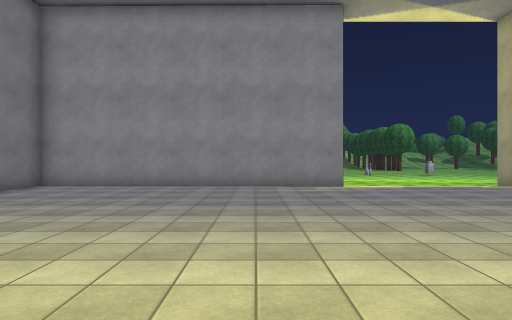
View 1 (above)

24 first-person views from a walk through a Unity game level. The camera is 1.5 m above the floor, looks level and sees 75° across. The floor is counted in squares, 2 m on a side. Each view is taken from the middle of a square. On the plan, view 1 faces up. The plan holds only what a view shows up to about 11 squares ahead; the rest is blank. The place goes on beyond the plan. Some trees and plants on the terrain are drawn as simple stand-ins. The player is left out. Some animated figures are left out. Surface patterns are stand-ins for the level's own textures.

View 2
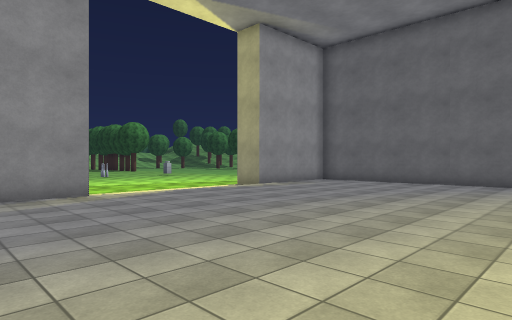

View 3
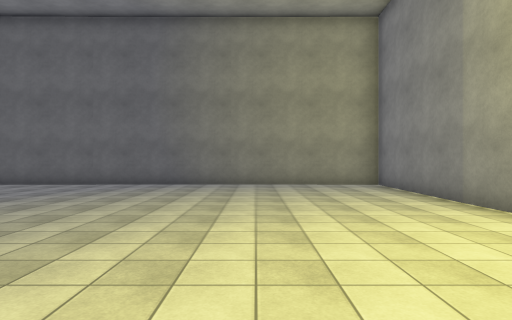

View 4
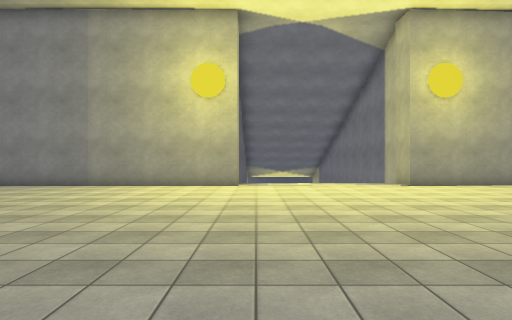

View 5
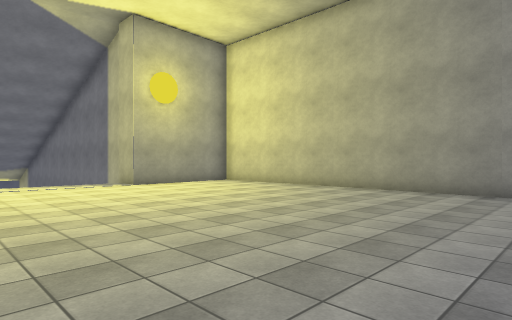

View 6
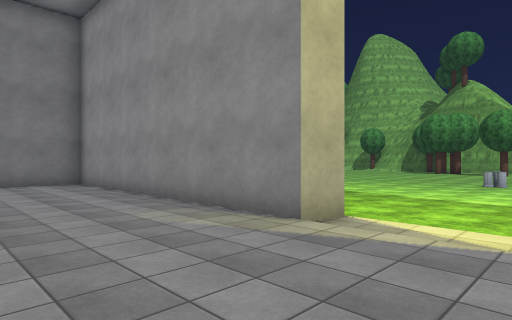

View 7
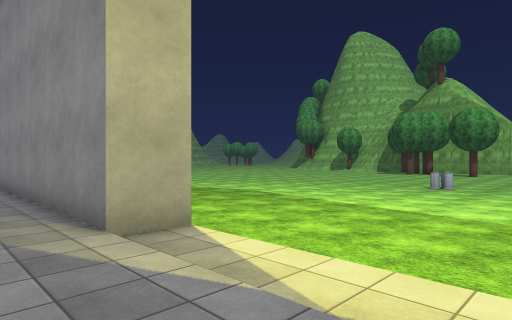

View 8
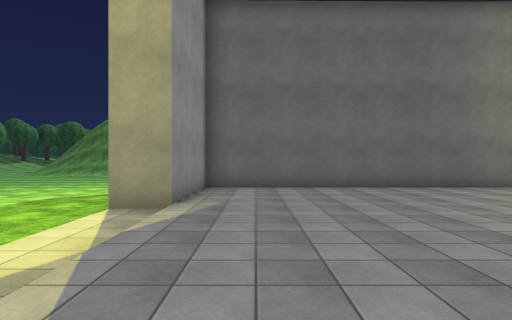

View 9
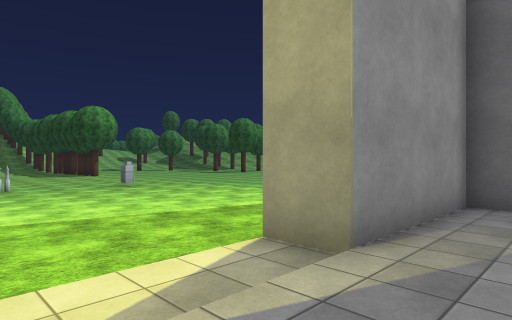

View 10
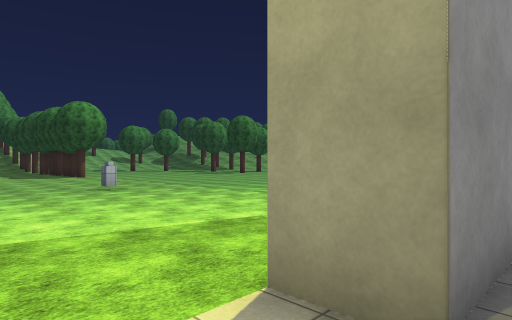

View 11
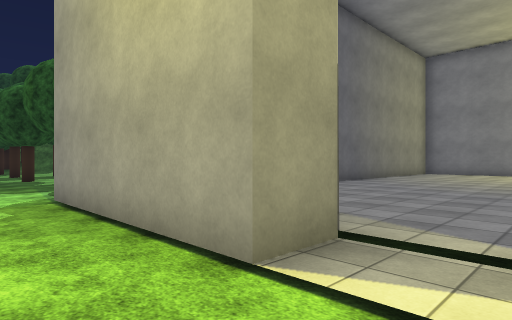

View 12
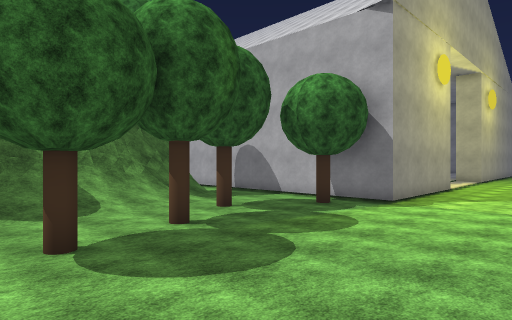

View 13
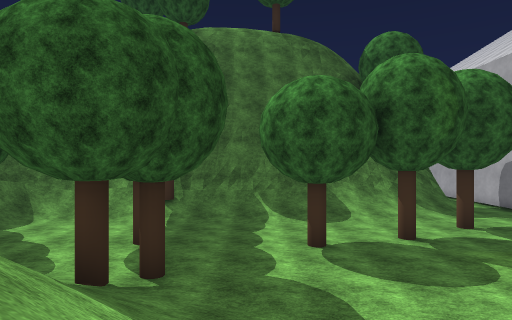

View 14
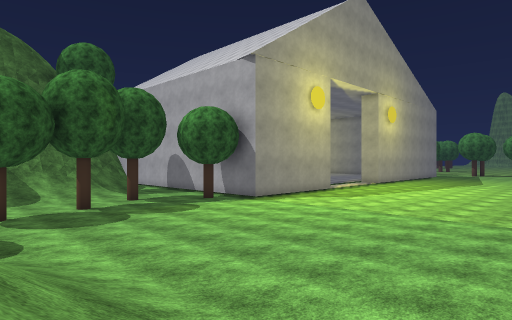

View 15
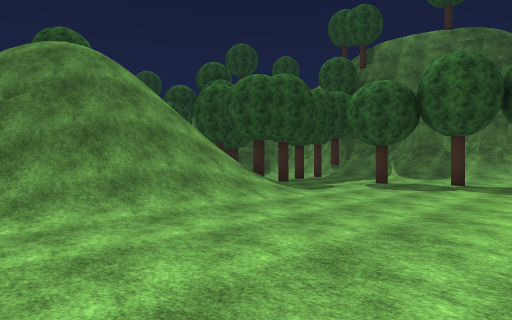

View 16
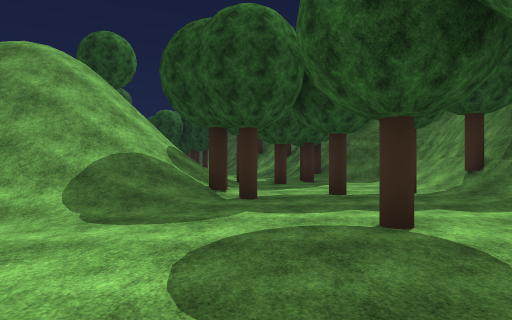

View 17
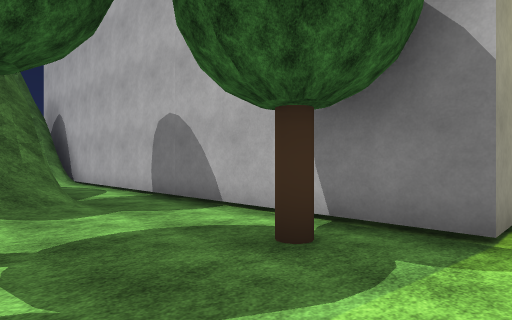

View 18
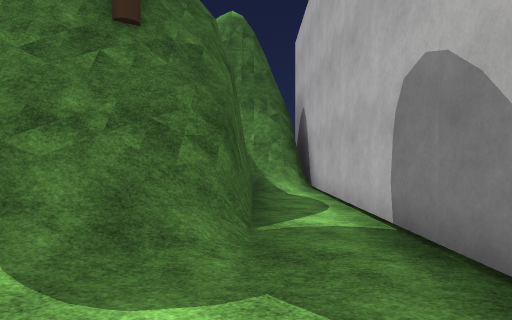

View 19
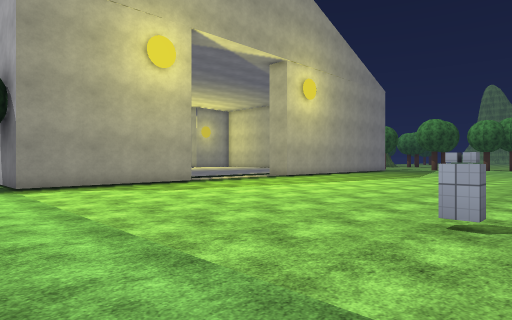

View 20
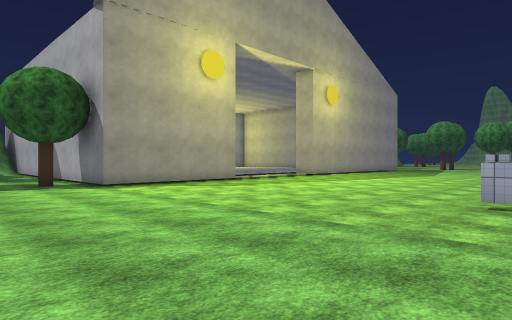

View 21
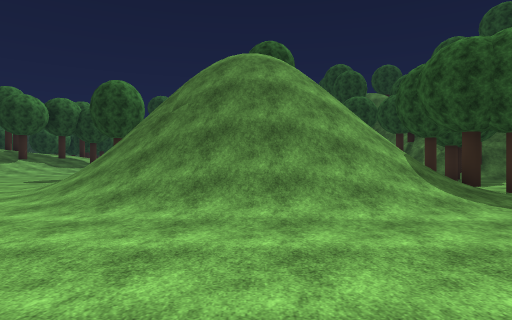

View 22
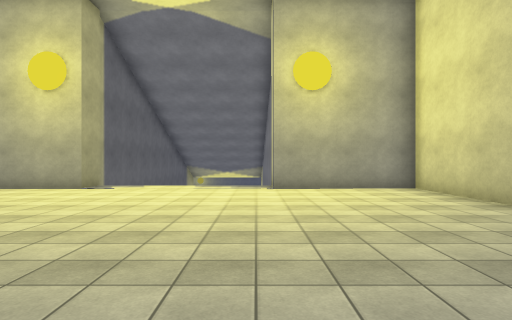

View 23
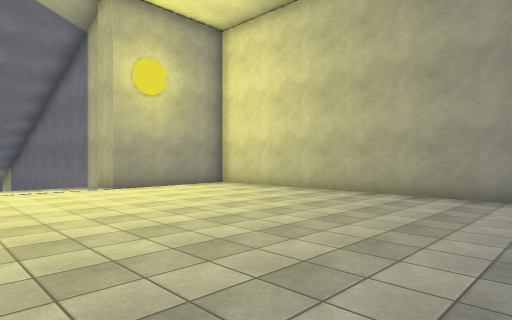

View 24
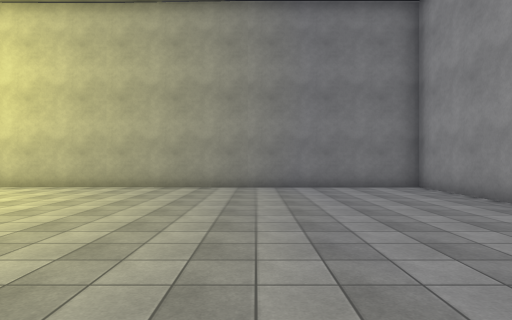

### Floor plan
Key: @ floor where view 1 was taken; # wall or solid block; . main floor; : floor 0.25 m higher than the main floor; / step, stairs or slope; = window, fence, low wall or low ledge; v drop or lower ground; O other object.
Columns run from 6 left of view 1 to 27 right of it. Each row starts with its distance up from view 1.
 20          ..  ............./////
 19         .O...O..O.........//////
 18        ...................//////
 17       ...................///////
 16      .....................//////
 15     ......................//////
 14     ......................//////
 13     ......................./////
 12       ....................../O//
 11        .....................O...O.
 10 #########/////#####..............O
  9 #::::::::::::::::##O....O.O..O...O
  8 #::::::::::::::::##...O.......O...
  7 #::::::::::::::::##....///////////
  6 #::::::::::::::::##../////////O///
  5 #::::::::::::::::##.//############
  4 #::::::::::::::::##.####
  3 #::::::::::::::::##.##
  2 #::::::::::::::::##.#
  1 #::::::::::::::::##.#
  0 #:::::@::::::::::##/#
 -1 #::::::::::::::::####
 -2 #::::::::::::::::##
 -3 #::::::::::::::::#
 -4 #####===:#########
 -5    #vvvvv#
 -6    #     #

Where each view was taken, in squares from view 1:
view 1: 0 up, 0 right, facing up
view 2: 2 up, 0 right, facing up-right
view 3: 0 up, 1 right, facing right
view 4: 6 up, 2 right, facing down
view 5: 6 up, 2 right, facing down-left
view 6: 6 up, 5 right, facing up-left
view 7: 8 up, 6 right, facing up-left
view 8: 8 up, 2 right, facing right
view 9: 8 up, 5 right, facing up-right
view 10: 9 up, 6 right, facing up-right
view 11: 12 up, 6 right, facing down-right
view 12: 14 up, 21 right, facing down-left
view 13: 16 up, 21 right, facing down
view 14: 19 up, 21 right, facing down-left
view 15: 20 up, 15 right, facing down-right
view 16: 11 up, 16 right, facing right
view 17: 11 up, 16 right, facing down-left
view 18: 8 up, 14 right, facing down
view 19: 20 up, 14 right, facing down-left
view 20: 20 up, 16 right, facing down-left
view 21: 17 up, 15 right, facing right
view 22: 5 up, 2 left, facing down
view 23: 5 up, 1 right, facing down-left
view 24: 5 up, 3 right, facing left
